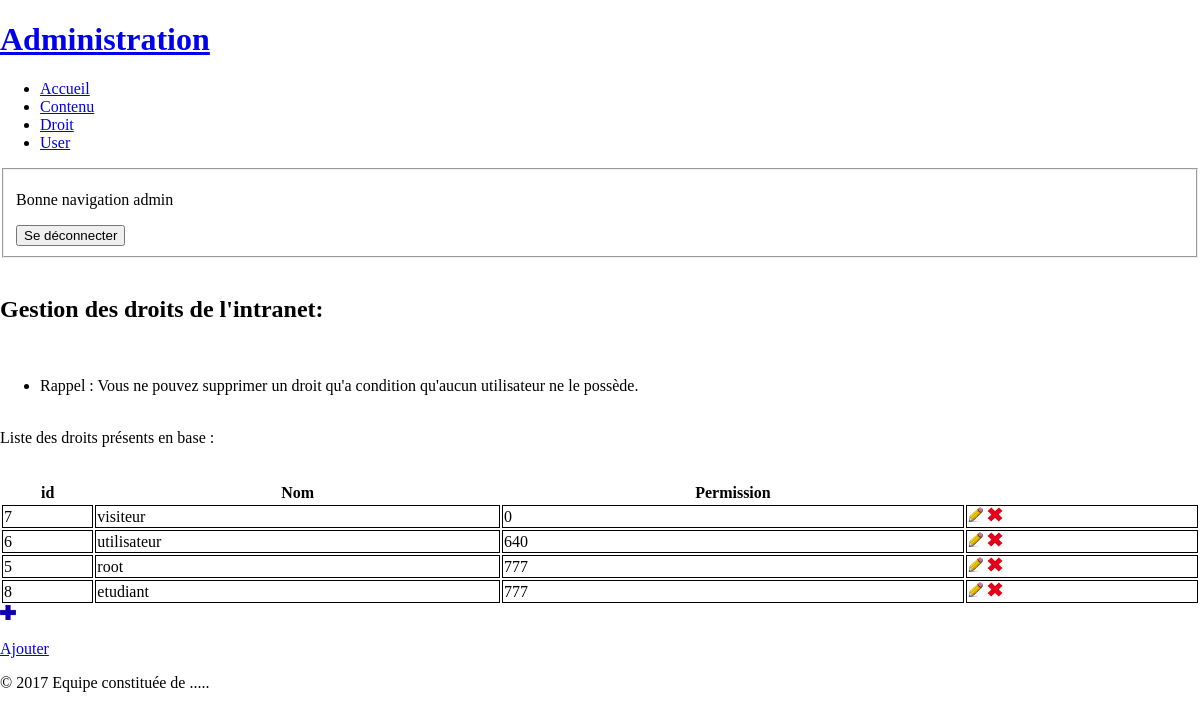
The page /intranet/index.php?p=droit (signed in) on the database its author committed.
### tables this page shows
CREATE TABLE IF NOT EXISTS `droit` (
  `id` int(11) NOT NULL,
  `nom` varchar(20) NOT NULL,
  `permission` int(11) NOT NULL
);

### intranet/index.php (called while the page is built, shortened)
<?php
    include_once('./controleur/index.php');
?>

### intranet/modele/sql/droitManager.php (called while the page is built, shortened)
<?php
	function getListDroit($db)
	{
		$droits = array();
		$q = $db->query('SELECT id,nom,permission FROM droit ORDER BY permission');
		while ($donnees = $q->fetch(PDO::FETCH_ASSOC))
		{
			$droits[] = $donnees;
		}
		return $droits;
	}
?>

### intranet/vue/droit.php (the view)
<section>
	<br />
	<h2 >Gestion des droits de l'intranet:</h2>
	<p> <br />
		<ul >
			<li>Rappel : Vous ne pouvez supprimer un droit qu'a condition qu'aucun utilisateur ne le possède.<br /><br /></li>
		</ul>
	</p>
	<?php
		require 'modele/sql/droitManager.php';
		require 'controleur/connexionBDD.php';
		$droits = getListDroit($db);
	?>
	<div class="gerer">
		<p>Liste des droits présents en base :<br /><br /></p>
		<table>
			<tr>
				<th>id</th>
				<th>Nom</th>
				<th>Permission</th>
				<th></th>
				</tr>
				<?php
					foreach($droits as $droit)
					{
				?>
				<tr>
					<td><?php echo $droit['id']; ?></td>
					<td><?php echo $droit['nom'] ?><br /></td>
					<td><?php echo $droit['permission']; ?><br /></td>
					<td>
						<a href="#"><img src="vue/images/modifier.png" alt="Bouton modifier" title="Modifier"/></a>
						<a href="#"><img src="vue/images/supprimer.png" alt="Bouton supprimer" title="Supprimer"/></a>
					</td>
				</tr>
				<?php
					}
				?>
		</table>
		<a href="#"><img src="vue/images/ajouter.png" alt="Bouton ajouter" title="Ajouter"/><p>Ajouter</p></a>
	</div>
</section>

### intranet/vue/deb_page.php (shortened to what this page needs)
<!DOCTYPE html>
<html lang="fr">
<head>
    <link rel="stylesheet" type="text/css" media="screen" href="vue/css/style.css">
</head>
<body>
   <header>
       <h1><a href="index.php">Administration</a></h1>
        <nav>
        <ul class="menu">
                <li><a href="index.php?p=accueil">Accueil</a></li>
                <li><a href="index.php?p=contenu">Contenu</a></li>
                <li><a href="index.php?p=droit">Droit</a></li>
                <li><a href="index.php?p=user">User</a></li>
            </ul>
        </nav>
    </header>
	<div class="authentification">
        <form method="post" action="./controleur/deconnexion.php">
            <fieldset>
                <p>Bonne navigation <span>
                <?php
                    echo $_SESSION['login'];
                ?>
                </span></p>
                <button type="submit">Se déconnecter</button>
            </fieldset>
        </form>
	</div>

### intranet/controleur/index.php
<?php
	if(isset($_GET['p']) && is_file('vue/'.$_GET['p'].'.php')) { $p= $_GET['p'] ; }
	else{ $p= "accueil"; }
	include("vue/deb_page.php");
	if ($p == "logout")
	{
		include("controleur/deconnexion.php");
	}
	else
	{
		include("vue/".$p.".php");
	}
	include("vue/fin_page.php");
?>

### intranet/vue/fin_page.php
  <footer>
    <p>© 2017 Equipe constituée de ..... </p>
  </footer>
</body>
</html>

### intranet/vue/css/style.css (style rules this page uses)
html, body { width:100%; padding:0; margin:0; }
body { font-family:"Times New Roman",Georgia,Serif; background: #fff; }
table { width: 100%; }
td { border: 1px solid black; }

### rows shown on the page
droit: id "7", nom "visiteur", permission "0"
droit: id "6", nom "utilisateur", permission "640"
droit: id "5", nom "root", permission "777"
droit: id "8", nom "etudiant", permission "777"

### other values the page prints
$_SESSION['login'] "admin"
